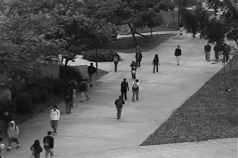
#> input picture original_pics/005.tif, 238 x 158 px, given in place of 001.tif, which was not available
$ python opencv_test.py
#> lines starting #> are read from the running program, lines starting #| are printed output that depends on the picture; after the words box and inside, x2 and y2 are one past the last pixel; in counts of white or black regions, pixels touching at a corner belong together; pictures that were not available may be replaced by others from this repository, and a replacement may not be noted
import cv2
import numpy as np
#import matplotlib.pyplot as plt

def hough_lines(img):
    return cv2.HoughLines(cv2.Canny(img,105,130),1,np.pi/180,89)

def plot_hough_lines(lines,img):
    if lines is not None:
        lines1 = lines[:, 0, :]
        for rho, theta in lines1[:]:
            a = np.cos(theta)
            b = np.sin(theta)
            x0 = a * rho
            y0 = b * rho
            x1 = int(x0 + 1000 * (-b))
            y1 = int(y0 + 1000 * (a))
            x2 = int(x0 - 1000 * (-b))
            y2 = int(y0 - 1000 * (a))
            cv2.line(img, (x1, y1), (x2, y2), (0, 0, 255), 1)
    else:
        print ('Hough line not find')
    return img;

def main():
    for i in range(1,201):
        img = cv2.imread('../original_pics/'+str(i).zfill(3)+'.tif')
#> img is the input picture: shape (158, 238, 3); min 0, max 233, mean 93.1
        lines = hough_lines(img)
#> lines = [[118, 1.05], [200, 0.82], [6, 1.73]]
        new_img = plot_hough_lines(lines,img)
#> the loop in plot_hough_lines, `for rho, theta in lines1[:]:` made 3 passes
#> (rho, theta, a, b, x0, y0, x1, y1) on passes 1 to 3: (118, 1.05, 0.5, 0.866, 59, 102.2, -807, 602), (200, 0.82, 0.682, 0.731, 136.4, 146.3, -594, 828), (6, 1.73, -0.156, 0.988, -0.939, 5.93, -988, -150)
#> after the loop in plot_hough_lines, `for rho, theta in lines1[:]:`:
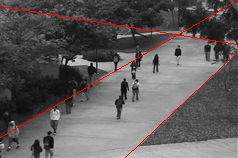
#> img: shape (158, 238, 3); 1.57% of pixels changed, all inside (x1, y1, x2, y2) = (0, 0, 238, 158)
        #new_img = plot_hough_lines(lines,np.zeros((img.shape[0],img.shape[1],3)))
        cv2.imshow('img', new_img)
        # press ESC to exit
        if cv2.waitKey(200) & 0xff == 27:
#> (key Esc is pressed here)
            break

if __name__ == '__main__':
    main();

$ run again, on original_pics/016.tif
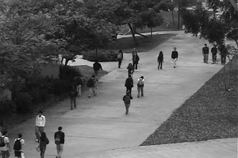
#> input picture original_pics/016.tif, 238 x 158 px, given in place of 001.tif, which was not available
#> in main, img is the input picture: shape (158, 238, 3); min 0, max 250, mean 92.7
#> lines = [[200, 0.82], [118, 1.05]]
#> the loop in plot_hough_lines, `for rho, theta in lines1[:]:` made 2 passes
#> (rho, theta, a, b, x0, y0, x1, y1) on passes 1 to 2: (200, 0.82, 0.682, 0.731, 136.4, 146.3, -594, 828), (118, 1.05, 0.5, 0.866, 59, 102.2, -807, 602)
#> after the loop in plot_hough_lines, `for rho, theta in lines1[:]:`:
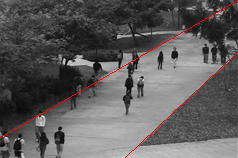
#> img: shape (158, 238, 3); 0.93% of pixels changed, all inside (x1, y1, x2, y2) = (0, 0, 238, 158)
